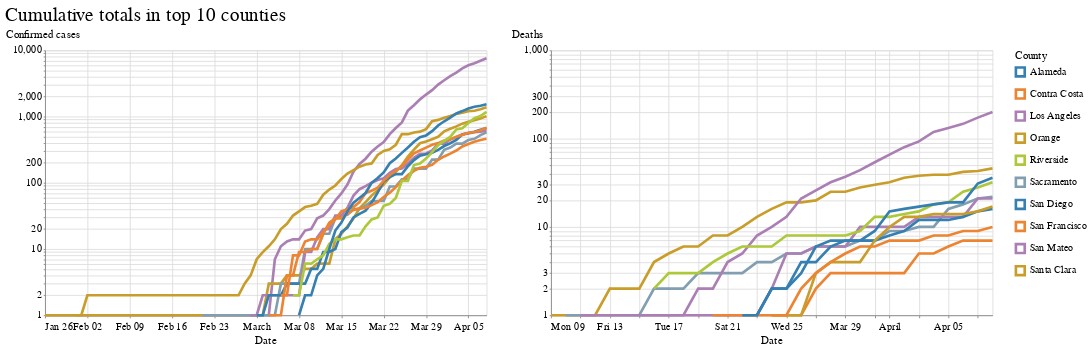

Write notebook code for a chart like this one.
### Markdown cell above
## Again on a logarithm scale

### Code cell
# Trim down to the top 10 counties
top_ten_df = county_df[county_df.county.isin(county_totals_df.head(10).county)]

# Make a base chart
chart = alt.Chart(log_df).properties(
    width=500,
    height=300
).mark_line().encode(
    x=alt.X("date:T", title="Date"),
    color=alt.Color("county:N", title="County")
)

# The cases lines
cases = chart.transform_filter(alt.datum.confirmed_cases > 0).encode(
    y=alt.Y(
        "confirmed_cases:Q",
        scale=alt.Scale(type='log'),
        title="Confirmed cases"
    ),
)

# The deaths lines
deaths = chart.transform_filter(alt.datum.deaths > 0).encode(
    y=alt.Y(
        "deaths:Q",
        scale=alt.Scale(type='log'),
        title="Deaths"
    ),
)

# Slapping them together
(cases | deaths).properties(title="Cumulative totals in top 10 counties",)

### Figure 1 — Vega-Lite specification as saved in the notebook (floating-point values rounded to 4 significant figures; data arrays with more than 128 entries replaced by an {"elided": "..."} marker saying what was removed)
{"config": {"view": {"width": 800, "height": 450}, "background": "#ffffff", "title": {"anchor": "start", "font": "Benton Gothic Bold, sans", "fontColor": "#000000", "fontSize": 22, "fontWeight": "normal"}, "arc": {"fill": "#82c6df"}, "area": {"fill": "#82c6df"}, "line": {"stroke": "#82c6df", "strokeWidth": 3}, "path": {"stroke": "#82c6df"}, "rect": {"fill": "#82c6df"}, "shape": {"stroke": "#82c6df"}, "bar": {"fill": "#82c6df"}, "point": {"stroke": "#82c6df"}, "symbol": {"fill": "#82c6df", "size": 30}, "axis": {"titleFont": "Benton Gothic Bold, sans", "titleFontSize": 13, "titleFontWeight": "normal", "labelFont": "Benton Gothic, sans", "labelFontSize": 11.5, "labelFontWeight": "normal"}, "axisX": {"labelAngle": 0, "labelPadding": 4, "tickSize": 3}, "axisY": {"labelBaseline": "middle", "maxExtent": 45, "minExtent": 45, "tickSize": 2, "titleAlign": "left", "titleAngle": 0, "titleX": -45, "titleY": -11}, "legend": {"titleFont": "Benton Gothic Bold, sans", "titleFontSize": 13, "titleFontWeight": "normal", "symbolType": "square", "labelFont": "Benton Gothic, sans", "labelFontSize": 11.5}, "range": {"category": ["#3580b1", "#ec8431", "#ab7fb4", "#c89d29", "#adc839", "#829eb1"], "diverging": ["#e68a4f", "#f4bb6a", "#f9e39c", "#dadfe2", "#a6b7c6", "#849eae"], "heatmap": ["#fbf2c7", "#f9e39c", "#f8d36e", "#f4bb6a", "#e68a4f", "#d15a40", "#ab4232"], "ordinal": ["#fbf2c7", "#f9e39c", "#f8d36e", "#f4bb6a", "#e68a4f", "#d15a40", "#ab4232"], "ramp": ["#fbf2c7", "#f9e39c", "#f8d36e", "#f4bb6a", "#e68a4f", "#d15a40", "#ab4232"]}}, "hconcat": [{"mark": "line", "encoding": {"color": {"type": "nominal", "field": "county", "title": "County"}, "x": {"type": "temporal", "field": "date", "title": "Date"}, "y": {"type": "quantitative", "field": "confirmed_cases", "scale": {"type": "log"}, "title": "Confirmed cases"}}, "height": 300, "transform": [{"filter": "(datum.confirmed_cases > 0)"}], "width": 500}, {"mark": "line", "encoding": {"color": {"type": "nominal", "field": "county", "title": "County"}, "x": {"type": "temporal", "field": "date", "title": "Date"}, "y": {"type": "quantitative", "field": "deaths", "scale": {"type": "log"}, "title": "Deaths"}}, "height": 300, "transform": [{"filter": "(datum.deaths > 0)"}], "width": 500}], "data": {"name": "data-607465dd1740b2ecc6e59c711b597158"}, "title": "Cumulative totals in top 10 counties", "$schema": "https://vega.github.io/schema/vega-lite/v4.8.1.json", "datasets": {"data-607465dd1740b2ecc6e59c711b597158": {"elided": "481 records"}}}
